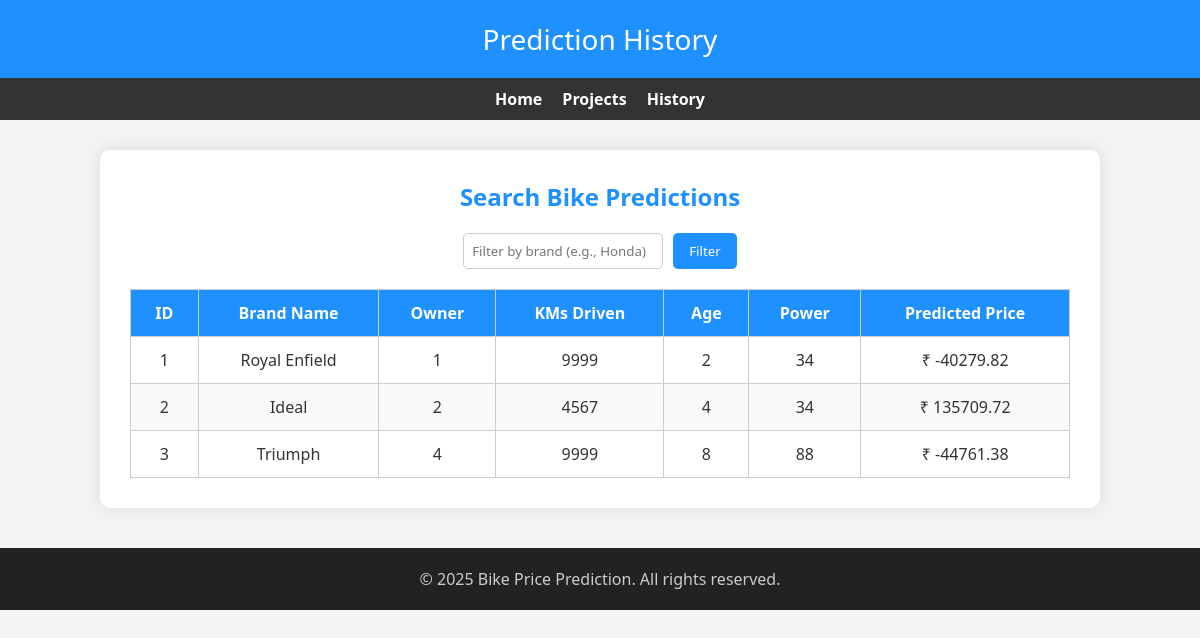
Before: /history with the older database file.
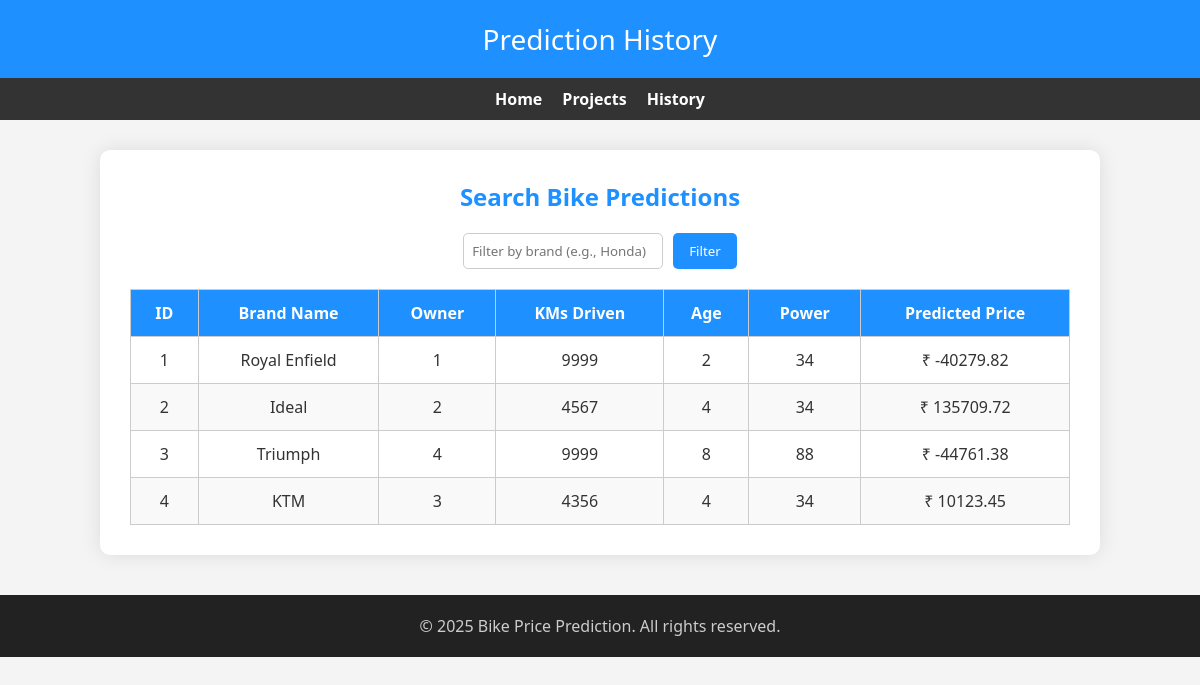
After: the same page with the newer database file.
### tables this page shows
CREATE TABLE bikes_prediction(
                            id INTEGER PRIMARY KEY AUTOINCREMENT,
                            brand_name TEXT NOT NULL,
                            owner INTEGER NOT NULL,
                            kms_driven INTEGER NOT NULL,
                            age INTEGER NOT NULL,
                            power INTEGER NOT NULL,
                            predicted_price INTEGER NOT NULL
                            );

### app.py (the view)
@app.route('/history',methods = ['GET',"POST"])
def history():
    brand_name_filter = request.form.get('brand_name_filter',None)
    conn = get_db_connection()
    historical_data = []
    if conn:
        cursor = conn.cursor()
        try:
            if brand_name_filter:
                query = """SELECT * FROM
                            bikes_prediction WHERE brand_name = ?"""
                cursor.execute(query,(brand_name_filter,))
            else:
                query = """SELECT * FROM bikes_prediction"""
                cursor.execute(query)
            historical_data = [dict(row) for row in cursor.fetchall()]
        except sqlite3.Error as e:
            print(e)
        finally:
            cursor.close()
            conn.close()
    return render_template('history.html',historical_data = historical_data)

### app.py (called while the page is built)
def get_db_connection():
    try:
        conn = sqlite3.connect('bike_db.db')
        conn.row_factory = sqlite3.Row
        return conn
    except sqlite3.Error as e:
        print(e)
        return None

### templates/history.html (shortened to what this page needs)
    <!DOCTYPE html>
    <html lang="en">
    <head>
    </head>
    <body>
    <header>
    Prediction History
    </header>
    <nav>
    <a href="/">Home</a>
    <a href="/project">Projects</a>
    <a href="/history">History</a>
    </nav>
    <div class="container">
    <h2>Search Bike Predictions</h2>
    <form method="post">
        <input type="text" name="brand_name_filter" placeholder="Filter by brand (e.g., Honda)">
        <button type="submit">Filter</button>
    </form>
    {% if historical_data and historical_data|length > 0 %}
    <table>
        <thead>
        <tr>
            <th>ID</th>
            <th>Brand Name</th>
            <th>Owner</th>
            <th>KMs Driven</th>
            <th>Age</th>
            <th>Power</th>
            <th>Predicted Price</th>
        </tr>
        </thead>
        <tbody>
        {% for row in historical_data %}
        <tr>
            <td>{{ row['id'] }}</td>
            <td>{{ row['brand_name'] }}</td>
            <td>{{ row['owner'] }}</td>
            <td>{{ row['kms_driven'] }}</td>
            <td>{{ row['age'] }}</td>
            <td>{{ row['power'] }}</td>
            <td>₹ {{ row['predicted_price'] }}</td>
        </tr>
        {% endfor %}
        </tbody>
    </table>
    {% else %}
    <p class="no-data">No predictions found for the selected brand.</p>
    {% endif %}
    </div>
    <footer>
    &copy; 2025 Bike Price Prediction. All rights reserved.
    </footer>
    </body>
    </html>

### templates/history.html (style rules this page uses)
* { box-sizing: border-box; padding: 0; margin: 0; font-family: 'Segoe UI', Tahoma, Geneva, Verdana, sans-serif; }
body { background: #f4f4f4; color: #333; min-height: 100vh; }
header { background-color: #1e90ff; padding: 20px; text-align: center; color: white; font-size: 28px; }
nav { background: #333; color: white; display: flex; justify-content: center; gap: 20px; padding: 10px 0; }
nav a { color: white; text-decoration: none; font-weight: bold; transition: color 0.3s; }
.container { max-width: 1000px; margin: 30px auto; background: white; padding: 30px; border-radius: 10px; box-shadow: 0 0 20px rgba(0, 0, 0, 0.1); }
h2 { text-align: center; margin-bottom: 20px; color: #1e90ff; }
table { width: 100%; border-collapse: collapse; margin-top: 20px; }
th, td { padding: 12px 15px; border: 1px solid #ccc; text-align: center; }
th { background-color: #1e90ff; color: white; }
tr:nth-child(even) { background-color: #f9f9f9; }
form { display: flex; justify-content: center; margin-bottom: 20px; flex-wrap: wrap; gap: 10px; }
input[type="text"] { padding: 8px; border-radius: 5px; border: 1px solid #ccc; width: 200px; }
button { padding: 8px 16px; background-color: #1e90ff; color: white; border: none; border-radius: 5px; cursor: pointer; }
footer { background: #222; color: #ccc; text-align: center; padding: 20px; margin-top: 40px; }

Changed rows visible on the page:
added bikes_prediction: id "4", brand_name "KTM", owner "3", kms_driven "4356", age "4", power "34", predicted_price "10123.45"
